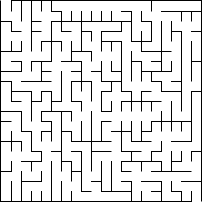
#> input picture maze_01.png, 202 x 202 px
$ python python-mazer.py maze_01.png
#> lines starting #> are read from the running program, lines starting #| are printed output that depends on the picture
import sys
import os.path
from queue import Queue
from PIL import Image
from shutil import copyfile

base_img = Image.open(sys.argv[1])
#> base_img is the input picture: PIL image 202x202 RGBA; mean R, G, B, A 227.6, 227.6, 227.6, 255
width, height = base_img.size
#> width = 202; height = 202
print (width, height)
#| 202 202
start = (6,1)
end = (width - 6, height - 1)
#> end = (196, 201)

def iswhite(value):
    if value == (255,255,255,255):
        return True

def getadjacent(n):
    x,y = n
    x_limited = min((x + 1), width - 1)
    y_limited = min((y + 1), height - 1)
    return [(x-1,y),(x,y-1),(x_limited,y),(x,y_limited)]

def BFS(start, end, pixels):

#> called with start = (6, 1), end = (196, 201)
    queue = Queue()
    queue.put([start]) # Wrapping the start tuple in a list

    while not queue.empty():

        path = queue.get()
        pixel = path[-1]

        if pixel == end:
            return path

        for adjacent in getadjacent(pixel):
            x,y = adjacent
            if iswhite(pixels[x,y]):
                pixels[x,y] = (127,127,127)
                new_path = list(path)
                new_path.append(adjacent)
                queue.put(new_path)

    print ("Queue has been exhausted. No answer was found.")


if __name__ == '__main__':

    base_pixels = base_img.load()

    path = BFS(start, end, base_pixels)
#> path = 427 pairs, first value 6 to 196, second value 1 to 201

    result_img = Image.open(sys.argv[1])
    result_pixels = result_img.load()
    for position in path:
        x,y = position
        result_pixels[x,y] = (255,0,0) # red
#> this loop made 427 passes
#> (x, y) on passes 1 to 3: (6, 1), (7, 1), (8, 1)

    if not os.path.isfile("result.png"):
        creation = open("result.png", "x")

    result_img.save("result.png")
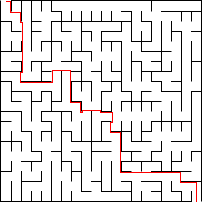
#> saved as result.png: PIL image 202x202 RGBA; mean R, G, B, A 227.6, 225, 225, 255


$ run again, on maze_03.png
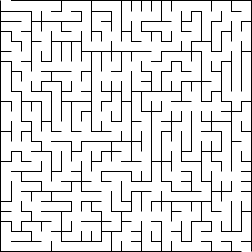
#> input picture maze_03.png, 252 x 252 px
#> base_img is the input picture: PIL image 252x252 RGBA; mean R, G, B, A 228, 228, 228, 255
#| 252 252
#> `path = BFS(start, end, base_pixels)`: path = 743 pairs, first value 6 to 246, second value 1 to 251
#> the loop `for position in path:` made 743 passes
#> (x, y) on passes 1 to 3: (6, 1), (7, 1), (8, 1)
#> `result_img.save("result.png")`:
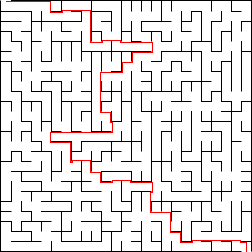
#> saved as result.png: PIL image 252x252 RGBA; mean R, G, B, A 228, 225, 225, 255

$ run again, on maze_04.png
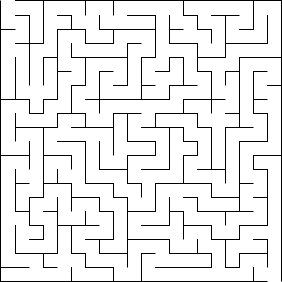
#> input picture maze_04.png, 282 x 282 px
#> base_img is the input picture: PIL image 282x282 RGBA; mean R, G, B, A 235.3, 235.3, 235.3, 255
#| 282 282
#> `path = BFS(start, end, base_pixels)`: path = 1591 pairs, first value 6 to 276, second value 1 to 281
#> the loop `for position in path:` made 1591 passes
#> (x, y) on passes 1 to 3: (6, 1), (7, 1), (8, 1)
#> `result_img.save("result.png")`:
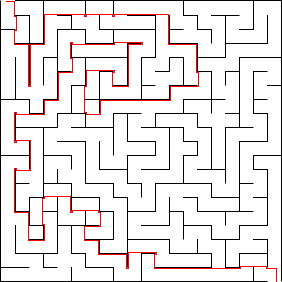
#> saved as result.png: PIL image 282x282 RGBA; mean R, G, B, A 235.3, 230.2, 230.2, 255
